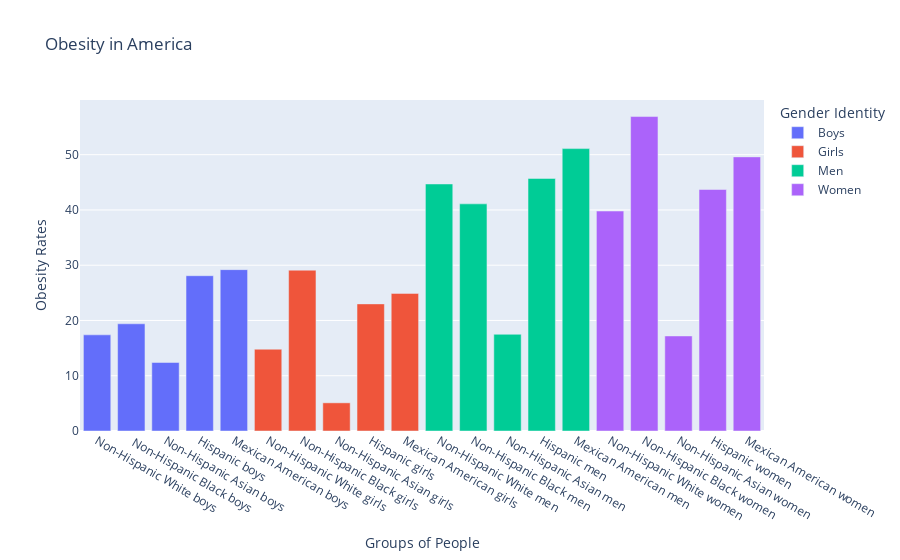

The cell this chart's notebook holds for it:
### Code cell
#Visualization of data
figure = px.bar(Obesity_rates, x = "Groups of People", y = 'Obesity Rates', title = "Obesity in America", color = 'Gender Identity', barmode = 'relative')
figure.show()

### Figure 1 — Plotly figure (JSON) as saved in the notebook; plotly's stock layout.template omitted (floating-point values rounded to 4 significant figures)
{"data": [{"alignmentgroup": "True", "hovertemplate": "Gender Identity=Boys<br>Groups of People=%{x}<br>Obesity Rates=%{y}<extra></extra>", "legendgroup": "Boys", "marker": {"color": "#636efa"}, "name": "Boys", "offsetgroup": "Boys", "orientation": "v", "showlegend": true, "textposition": "auto", "type": "bar", "x": ["Non-Hispanic White boys", " Non-Hispanic Black boys", "Non-Hispanic Asian boys", "Hispanic boys", "Mexican American boys"], "xaxis": "x", "y": [17.4, 19.4, 12.4, 28.1, 29.2], "yaxis": "y"}, {"alignmentgroup": "True", "hovertemplate": "Gender Identity=Girls<br>Groups of People=%{x}<br>Obesity Rates=%{y}<extra></extra>", "legendgroup": "Girls", "marker": {"color": "#EF553B"}, "name": "Girls", "offsetgroup": "Girls", "orientation": "v", "showlegend": true, "textposition": "auto", "type": "bar", "x": ["Non-Hispanic White girls", "Non-Hispanic Black girls", "Non-Hispanic Asian girls", "Hispanic girls", "Mexican American girls"], "xaxis": "x", "y": [14.8, 29.1, 5.1, 23, 24.9], "yaxis": "y"}, {"alignmentgroup": "True", "hovertemplate": "Gender Identity=Men<br>Groups of People=%{x}<br>Obesity Rates=%{y}<extra></extra>", "legendgroup": "Men", "marker": {"color": "#00cc96"}, "name": "Men", "offsetgroup": "Men", "orientation": "v", "showlegend": true, "textposition": "auto", "type": "bar", "x": ["Non-Hispanic White men", "Non-Hispanic Black men", "Non-Hispanic Asian men", "Hispanic men", "Mexican American men"], "xaxis": "x", "y": [44.7, 41.1, 17.5, 45.7, 51.1], "yaxis": "y"}, {"alignmentgroup": "True", "hovertemplate": "Gender Identity=Women<br>Groups of People=%{x}<br>Obesity Rates=%{y}<extra></extra>", "legendgroup": "Women", "marker": {"color": "#ab63fa"}, "name": "Women", "offsetgroup": "Women", "orientation": "v", "showlegend": true, "textposition": "auto", "type": "bar", "x": ["Non-Hispanic White women", "Non-Hispanic Black women", "Non-Hispanic Asian women", "Hispanic women", "Mexican American women"], "xaxis": "x", "y": [39.8, 56.9, 17.2, 43.7, 49.6], "yaxis": "y"}], "layout": {"barmode": "relative", "legend": {"title": {"text": "Gender Identity"}, "tracegroupgap": 0}, "title": {"text": "Obesity in America"}, "xaxis": {"anchor": "y", "domain": [0, 1], "title": {"text": "Groups of People"}}, "yaxis": {"anchor": "x", "domain": [0, 1], "title": {"text": "Obesity Rates"}}}}
